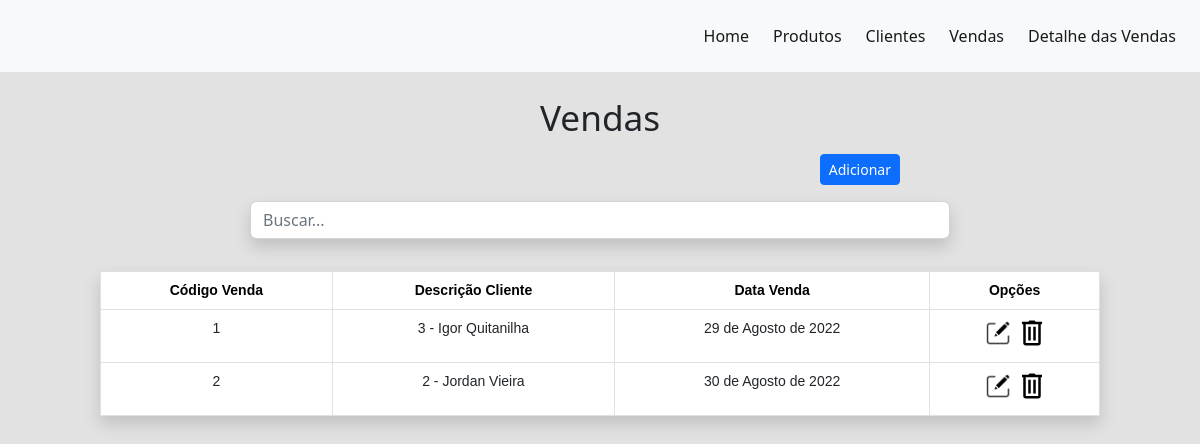
/vendas/lista/, run on the app's committed database.
### apps/vendas/models.py (models this page shows, shortened)
class Venda(models.Model):
    cod_venda = models.AutoField(primary_key=True)
    cod_cliente = models.ForeignKey(Cliente, on_delete=models.CASCADE)
    data_venda = models.DateField()

### apps/clientes/models.py (models this page shows)
class Cliente(models.Model):
    cod_cliente = models.AutoField(primary_key=True)
    nome_cliente = models.CharField(max_length=100)
    cpf = models.CharField(max_length=11)
    email = models.EmailField(max_length=100)
    renda = models.DecimalField(max_digits=20, decimal_places=2)
    classe = models.CharField(max_length=2)
    def __str__(self):
        return f'{self.cod_cliente} - {self.nome_cliente}'

### apps/vendas/views.py (the view)
# urls.py: path('lista/', venda_lista, name='venda_lista'),
def venda_lista(request):
    data = {}
    search = request.GET.get('search')
    if search:
        data['db'] = Venda.objects.filter(cod_venda__icontains=search) | Venda.objects.filter(
            cod_cliente=search) | Venda.objects.filter(data_venda__icontains=search)
    else:
        data['db'] = Venda.objects.all()
    return render(request, 'vendas/lista.html', data)

### templates/vendas/lista.html (shortened to what this page needs)
{% extends 'model/base.html' %}
{% block content %}
<div class="col-11 col-xxl-6 col-sm-8 m-auto text-center">
    <h1>Vendas</h1>
</div>
<div class="col-6 col-xxl-4 col-sm-6 m-auto pt-2 pb-2" style="text-align: right;">
    <a href="{% url 'venda_form' %}" class="btn btn-sm btn-primary">Adicionar</a>
</div>
<div class="col-8 col-xxl-5 col-sm-7 m-auto pt-2 pb-2" style="text-align: right;">
    <form method="get">
        <input type="text" id="search" name="search" class="form-control shadow" placeholder="Buscar...">
    </form>
</div>
<div class="col-11 col-sm-10 col-xxl-8 m-auto pt-4 pb-2 text-center">
    <table class="table table-bordered bg-white shadow">
        <thead class="primary">
            <tr>
                <th scope="col">Código Venda</th>
                <th scope="col">Descrição Cliente</th>
                <th scope="col" style="min-width: 150px;">Data Venda</th>
                <th scope="col">Opções</th>
            </tr>
        </thead>
        <tbody>
            {% for dbs in db %}
            <tr>
                <td>{{dbs.cod_venda}}</td>
                <td>{{dbs.cod_cliente}}</td>
                <td>{{dbs.data_venda}}</td>
                <td class="group">
                    {% load static %}
                    <a class="icon" href="{% url 'venda_edit' pk=dbs.cod_venda %}">
                        <img src="{% static 'image/editar.png' %}" title="Editar" alt="Editar">
                    </a>
                    <a class="icon btnDel" href="{% url 'venda_delete' pk=dbs.cod_venda %}">
                        <img src="{% static 'image/trash.svg' %}" title="Deletar" alt="Deletar">
                    </a>
                </td>
            </tr>
            {% endfor %}
        </tbody>
    </table>
</div>
{% endblock %}

### static/css/styles.css (style rules this page uses)
* { margin: 0; padding: 0; }
body { margin: 0; padding: 0; background-color: #e2e2e2; }
h1 { font-size: 2.2rem; font-weight: 300; }
th { font-size: 1.1rem; }
a { text-decoration: none; }
.icon img { width: 30px; vertical-align: baseline; }
th { color: black; text-align: center; font-family: Verdana, Arial, Helvetica, sans-serif; font-size: 14px; }
td { font-size: 14px; font-weight: normal; font-family: Verdana, Arial, Helvetica, sans-serif; text-align: center; table-layout: fixed; height: 50px; max-width: 100px; overflow: hidden; text-overflow: ellipsis; white-space: nowrap; }

### data on the page
Venda: cod_venda "1", cod_cliente "3 - Igor Quitanilha", data_venda "29 de Agosto de 2022"
Venda: cod_venda "2", cod_cliente "2 - Jordan Vieira", data_venda "30 de Agosto de 2022"
